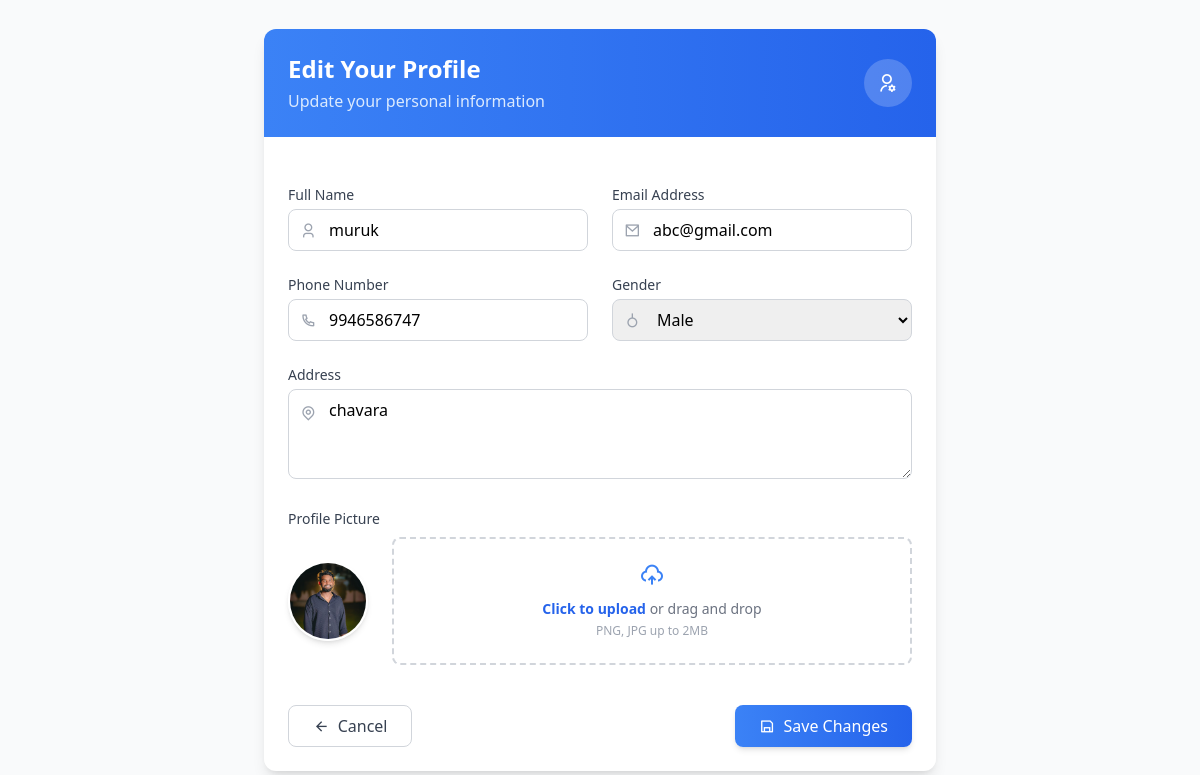
The page /buyer/edit_profile_buyer/4/ on the database its author committed.
### buyer/models.py (models this page shows, shortened)
class Buyer(models.Model):
    name = models.CharField(max_length=100)
    email = models.EmailField(unique=True)
    phone = models.CharField(max_length=15)
    address = models.TextField()
    gender = models.CharField(max_length=1, choices=GENDER_CHOICES)
    profile_pic = models.ImageField(upload_to='profile_pics/', null=True, blank=True)
    password = models.CharField(max_length=128)
    is_active = models.BooleanField(default=True)
    is_staff = models.BooleanField(default=False)
    objects = BuyerManager()

### buyer/views.py (the view, shortened to what this page needs)
# urls.py: path('edit_profile_buyer/<int:user_id>/', views.edit_profile_buyer, name='edit_profile_buyer'),
def edit_profile_buyer(request,user_id):
    buyer = get_object_or_404(Buyer, id=user_id)
    return render(request, 'edit_buyer.html', {'user': buyer})

### buyer/templates/edit_buyer.html (shortened to what this page needs)
<!DOCTYPE html>
<html lang="en">
<head>
    <script src="https://cdn.tailwindcss.com/3.4.16"></script>
    <link
      rel="stylesheet"
      href="https://cdn.jsdelivr.net/npm/remixicon@4.5.0/fonts/remixicon.css"
    />
</head>
<body class="bg-gray-50">
  <div class="min-h-screen flex items-center justify-center p-4">
    <div class="bg-white rounded-xl shadow-lg overflow-hidden w-full max-w-2xl">
      <div class="bg-gradient-to-r from-blue-500 to-blue-600 p-6 text-white">
        <div class="flex items-center justify-between">
          <div>
            <h2 class="text-2xl font-bold">Edit Your Profile</h2>
            <p class="text-blue-100 mt-1">Update your personal information</p>
          </div>
          <div class="w-12 h-12 rounded-full bg-white/20 flex items-center justify-center">
            <i class="ri-user-settings-line text-xl"></i>
          </div>
        </div>
      </div>
      <form
        method="post"
        action="{% url 'edit_profile_buyer' user.id %}"
        enctype="multipart/form-data"
        class="p-6 space-y-6"
      >
        <div class="grid grid-cols-1 md:grid-cols-2 gap-6">
          <div>
            <label class="block text-sm font-medium text-gray-700 mb-1">Full Name</label>
            <div class="relative">
              <div class="absolute inset-y-0 left-0 pl-3 flex items-center pointer-events-none">
              </div>
              <input
                type="text"
                name="name"
                value="{{ user.name }}"
                required
                class="pl-10 w-full px-4 py-2 border border-gray-300 rounded-lg form-input focus:ring-2 focus:ring-blue-400 focus:border-blue-400"
                placeholder="Your full name"
              />
            </div>
          </div>
          <div>
            <label class="block text-sm font-medium text-gray-700 mb-1">Email Address</label>
            <div class="relative">
              <div class="absolute inset-y-0 left-0 pl-3 flex items-center pointer-events-none">
              </div>
              <input
                type="email"
                name="email"
                value="{{ user.email }}"
                required
                class="pl-10 w-full px-4 py-2 border border-gray-300 rounded-lg form-input focus:ring-2 focus:ring-blue-400 focus:border-blue-400"
                placeholder="your.email@example.com"
              />
            </div>
          </div>
          <div>
            <label class="block text-sm font-medium text-gray-700 mb-1">Phone Number</label>
            <div class="relative">
              <div class="absolute inset-y-0 left-0 pl-3 flex items-center pointer-events-none">
              </div>
              <input
                type="tel"
                name="phone"
                value="{{ user.phone }}"
                class="pl-10 w-full px-4 py-2 border border-gray-300 rounded-lg form-input focus:ring-2 focus:ring-blue-400 focus:border-blue-400"
                placeholder="+1 (123) 456-7890"
              />
            </div>
          </div>
          <div>
            <label class="block text-sm font-medium text-gray-700 mb-1">Gender</label>
            <div class="relative">
              <div class="absolute inset-y-0 left-0 pl-3 flex items-center pointer-events-none">
              </div>
              <select
                name="gender"
                class="pl-10 w-full px-4 py-2 border border-gray-300 rounded-lg form-input focus:ring-2 focus:ring-blue-400 focus:border-blue-400"
              >
                <option value="M" {% if user.gender == "M" %}selected{% endif %}>Male</option>
              </select>
            </div>
          </div>
        </div>
        <div>
          <label class="block text-sm font-medium text-gray-700 mb-1">Address</label>
          <div class="relative">
            <div class="absolute inset-y-0 left-0 pl-3 pt-3 pointer-events-none">
            </div>
            <textarea
              name="address"
              rows="3"
              class="pl-10 w-full px-4 py-2 border border-gray-300 rounded-lg form-input focus:ring-2 focus:ring-blue-400 focus:border-blue-400"
              placeholder="Your complete address"
            >{{ user.address }}</textarea>
          </div>
        </div>
        <div>
          <label class="block text-sm font-medium text-gray-700 mb-2">Profile Picture</label>
          <div class="flex items-center space-x-6">
            {% if user.profile_pic %}
            <div class="relative group">
              <img
                src="{{ user.profile_pic.url }}"
                alt="Current Profile Picture"
                class="w-20 h-20 rounded-full object-cover border-2 border-white shadow-md profile-picture"
              />
            </div>
            {% else %}
            <div class="w-20 h-20 rounded-full bg-blue-100 flex items-center justify-center text-blue-500">
              <i class="ri-user-line text-2xl"></i>
            </div>
            {% endif %}
            <div class="flex-1">
              <label class="file-upload flex flex-col items-center justify-center w-full h-32 border-2 border-dashed border-gray-300 rounded-lg cursor-pointer hover:border-blue-400 transition-colors">
                <div class="flex flex-col items-center justify-center pt-5 pb-6">
                  <i class="ri-upload-cloud-2-line text-2xl text-blue-500 mb-2"></i>
                  <p class="text-sm text-gray-500 text-center">
                    <span class="font-semibold text-blue-600">Click to upload</span> or drag and drop
                  </p>
                  <p class="text-xs text-gray-400 mt-1">PNG, JPG up to 2MB</p>
                </div>
              </label>
            </div>
          </div>
        </div>
        <div class="flex flex-col sm:flex-row justify-between space-y-4 sm:space-y-0 sm:space-x-4 pt-4">
          <a
            href="{% url 'buyer_profile' user.id %}"
            class="flex items-center justify-center px-6 py-2 border border-gray-300 rounded-lg text-gray-700 hover:bg-gray-50 transition-colors"
          >
            <i class="ri-arrow-left-line mr-2"></i> Cancel
          </a>
          <button
            type="submit"
            class="flex items-center justify-center px-6 py-2 bg-gradient-to-r from-blue-500 to-blue-600 rounded-lg text-white shadow-md hover:shadow-lg transition-all transform hover:scale-105"
          >
            <i class="ri-save-line mr-2"></i> Save Changes
          </button>
        </div>
      </form>
    </div>
  </div>
</body>
</html>

### buyer/templates/edit_buyer.html (style rules this page uses)
:root { --primary: #3b82f6; --primary-light: #93c5fd; --primary-dark: #1d4ed8; }
body { background-color: #f8fafc; }
.profile-picture { transition: all 0.3s ease; }
.file-upload { transition: all 0.2s ease; }

### rows shown on the page
Buyer: name "muruk", email "abc@gmail.com", phone "9946586747", gender "Male", address "chavara", profile_pic (picture)
